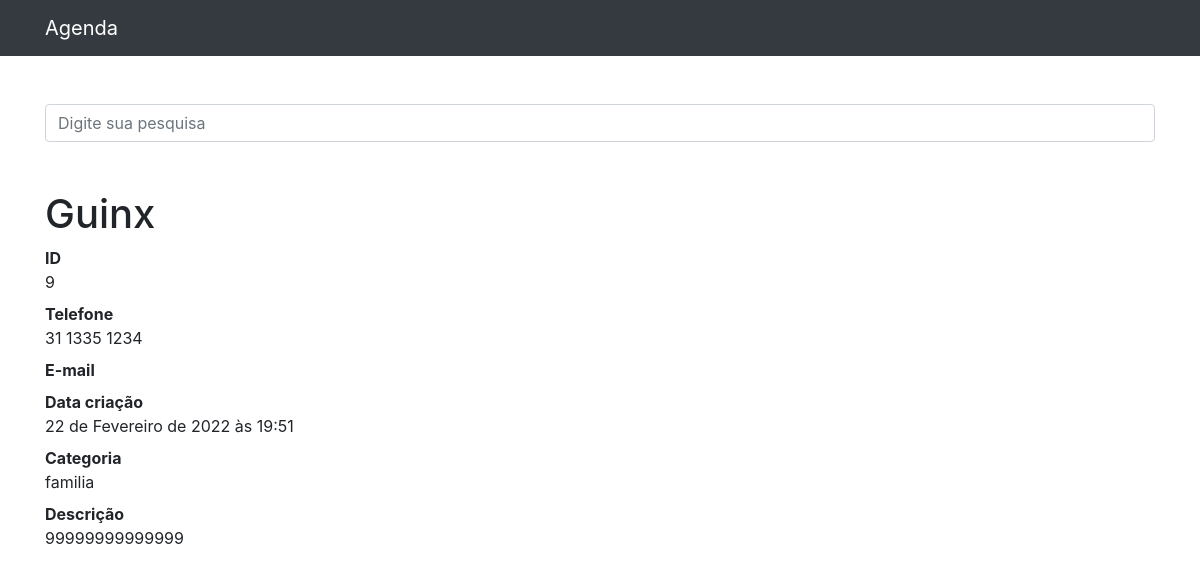
Screenshot of /9 with the database file from the repository.
### contatos/models.py (models this page shows, shortened)
class Contato(models.Model):
    nome = models.CharField(max_length=255)
    sobrenome = models.CharField(max_length=255, blank=True)
    telefone = models.CharField(max_length=255)
    email = models.CharField(max_length=255, blank=True)
    data_criacao = models.DateTimeField(auto_now_add=True)
    descricao = models.TextField(blank=True)
    categoria = models.ForeignKey(Categoria, on_delete=models.DO_NOTHING)
    mostrar = models.BooleanField(default=True)

class Categoria(models.Model):
    nome = models.CharField(max_length=255)
    def __str__(self):
        return self.nome

### contatos/views.py (the view)
# urls.py: path('<int:contato_id>', views.ver_contato, name='ver_contato')
def ver_contato(request, contato_id):
    contato = get_object_or_404(Contato, id=contato_id)
    if not contato.mostrar:
        raise Http404()
    return render(request, 'contatos/ver_contato.html', {
        'contato': contato,
    })

### contatos/templates/contatos/ver_contato.html (shortened to what this page needs)
{% extends 'base.html' %}
{% block conteudo %}
<h1 class="mt-5">{{ contato.nome }} {{ contato.sobrenome }}</h1>
<dl>
  <dt>ID</dt>
  <dd>{{ contato.id }}</dd>
  <dt>Telefone</dt>
  <dd>{{ contato.telefone }}</dd>
  <dt>E-mail</dt>
  <dt>Data criação</dt>
  <dd>{{ contato.data_criacao }}</dd>
  <dt>Categoria</dt>
  <dd>{{ contato.categoria }}</dd>
  <dt>Descrição</dt>
  <dd>{{ contato.descricao }}</dd>
</dl>
{% endblock %}

### rows the page displays
Contato: nome "Guinx", id "9", telefone "31 1335 1234", data_criacao "22 de Fevereiro de 2022 às 19:51", categoria "familia", descricao "99999999999999"
